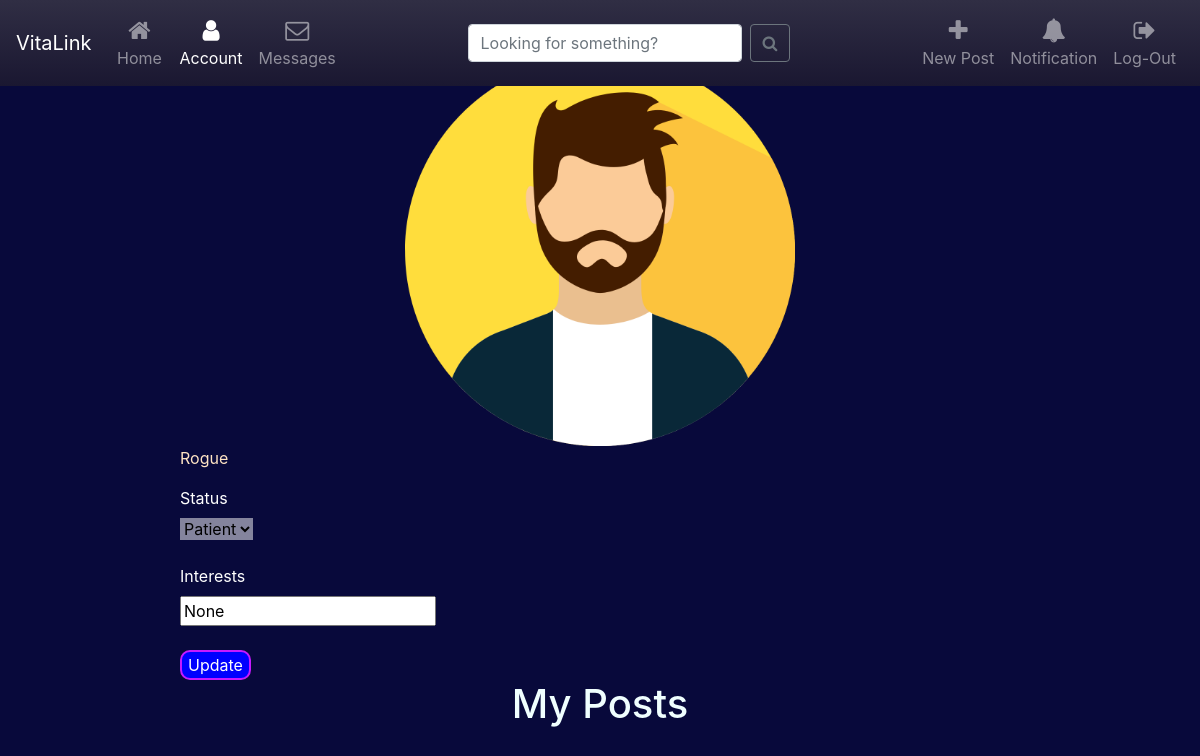
Page /account (signed in) on the committed database.
### website/models.py (models this page shows)
class User(db.Model, UserMixin):
    id = db.Column(db.Integer, primary_key=True)
    email = db.Column(db.String(150), unique=True)
    password = db.Column(db.String(150))
    websocket_id = db.Column(db.String, unique=True, index=True)
    name = db.Column(db.String(150),unique = True)
    profilepic = db.Column(db.String(100))
    status = db.Column(db.String(20))
    interests = db.Column(db.String(1000),default = None)
    following = db.Column(db.String(1000),default = "")
    followers = db.Column(db.String(1000),default = "")
    logined = db.Column(db.String(10),default = "true")
    otp = db.Column(db.String(10))
    posts = db.relationship('Post')

### website/views.py (the view, shortened to what this page needs)
@views.route('/account', methods=['GET', 'POST'])
@login_required
def mine():
    return render_template("account.html",user=current_user)

### website/templates/account.html (shortened to what this page needs)
<!DOCTYPE html>
<html lang="en">
<head>
  <link rel="stylesheet" href="https://maxcdn.bootstrapcdn.com/bootstrap/4.3.1/css/bootstrap.min.css">
  <link rel="stylesheet" type="text/css" href = "../../static/css/feed.css">
  <link rel="stylesheet" type="text/css" href = "../../static/css/searching.css">
  <link rel="stylesheet" href="https://cdnjs.cloudflare.com/ajax/libs/font-awesome/4.7.0/css/font-awesome.min.css">
  <link rel="stylesheet" type="text/css" href="../../static/css/navbar.css">
</head>
<body>
<div class="navbox">
  <nav class="navbar navbar-icon-top fixed-top navbar-expand-lg navbar-dark  navcolr"
    style="background-image: linear-gradient(180deg,#302e44  0%, #1A1731 100%);">
    <a class="navbar-brand" href="#">VitaLink</a>
    <div class="collapse navbar-collapse" id="navbarSupportedContent">
      <ul class="navbar-nav">
        <li class="nav-item">
          <a class="nav-link" href="/">
            <i class="fa fa-home"></i>
            Home
          </a>
        </li>
        <li class="nav-item active">
          <a class="nav-link" href="/account">
            <i class="fa fa-user">
            </i>
            Account
          </a>
        </li>
        <li class="nav-item">
          <a class="nav-link" href="/chat">
            <i class="fa fa-envelope-o">
            </i>
            Messages
          </a>
        </li>
      </ul>
      <ul class="navbar-nav ml-auto mr-auto">
        <li class="nav-item">
          <form class="form-inline my-2 my-lg-0" method="post" action="/search">
            <input class="form-control mr-sm-2" type="text" placeholder="Looking for something?" name="search"
              aria-label="Search">
            <button class="btn btn-outline-secondary my-2 my-sm-0" type="submit"><i class="fa fa-search"></i></button>
          </form>
        </li>
      </ul>
      <ul class="navbar-nav ">
        <li class="nav-item">
          <a class="nav-link" href="/post">
            <i class="fa fa-plus">
            </i>
            New Post
          </a>
        </li>
        <li class="nav-item">
          <a class="nav-link" href="javascript:myFunction();">
            <i class="fa fa-bell">
            </i>
            Notification
          </a>
        </li>
        <li class="nav-item">
          <a class="nav-link" href="#">
            <i class="fa fa-sign-out">
            </i>
            Log-Out
          </a>
        </li>
      </ul>
    </div>
  </nav>
</div>
  <form action="/" style="position: fixed;left: 1%; top: 1%;">
    <button style="color: darkblue; background-color: transparent; border: 0ch; outline: none;">Home</button>
  </form>
  <h1 align="center">ACCOUNT</h1>
  <div style="margin-left:auto;margin-right:auto;width:70%;">
    <form method="POST" enctype="multipart/form-data">
    <div class="container">
      <img src="../../static/profile/{{user.profilepic}}" alt="Avatar" class="image">
    </div>
      <p style="color: bisque;">{{user.name}}</p>
      <label for="status">Status</label><br>
      <select id="status" name="status" style="display: block; width: fit-content; background-color: rgba(255, 255,255, 0.5); border: none; outline: none;">
        <option value={{user.status}} selected hidden>{{user.status}}</option>
      </select>
      <br>
      <label for="lname">Interests</label><br>
      <input type="text" id="interests" name="interests" value="{{user.interests}}"><br><br>
      <button class="updbutton">Update</button>
    </form>
  </div>
    <h1 align="center" style="color: azure;">My Posts</h1>
    </body>
    </html>

### website/static/css/feed.css (style rules this page uses)
body { background-color: #08093b; background-size: cover; background-attachment: fixed; }
.fa { cursor: pointer }

### website/static/css/searching.css (style rules this page uses)
h1 { text-align: center; }

### website/static/css/navbar.css (style rules this page uses)
.navcolr { background-color: #1A1731; }
.navbar-icon-top .navbar-nav .nav-link > .fa { position: relative; width: 36px; font-size: 24px; }
.navbar-icon-top .navbar-nav .nav-link > .fa { top: 3px; line-height: 12px; }
@media (min-width: 992px) { .navbar-icon-top.navbar-expand-lg .navbar-nav .nav-link { text-align: center; display: table-cell; height: 70px; vertical-align: middle; padding-top: 0; padding-bottom: 0; } }
@media (min-width: 992px) { .navbar-icon-top.navbar-expand-lg .navbar-nav .nav-link > .fa { display: block; width: 48px; margin: 2px auto 4px auto; top: 0; line-height: 24px; } }

### website/templates/account.html (style rules this page uses)
.container { position: relative; width: 50%; }
.image { display: block; width: 100%; height: auto; }
.updbutton { background-color: blue; color: white; border: 2px solid #c61aff; border-radius: 10px; }
label { color: white; }

### rows in the picture
User: profilepic (picture), name "Rogue", status "Patient", interests "None"
